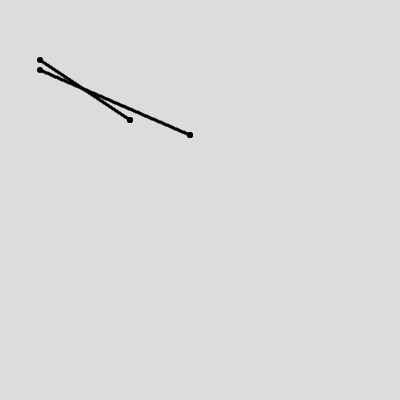
Frame 1 (no input)
Frame 60 (no input): identical to frame 1, image omitted
Frame 120 (the mouse pressed at the canvas centre since frame 60): identical to frame 1, image omitted

The p5.js sketch that drew this single still picture (run headless with seeded random() and noise() and a simulated clock; from frame 60 on, the mouse is pressed at the canvas centre):

// p5.js sketch
// ── sketch.js
function setup() {
  createCanvas(400, 400);
}

function draw() {
  background(220);
  check(40,70,190,135);
  check(40,60,130,120);
}

function check(x1, y1, x2, y2){
  dx = x2-x1;
  dy = y2-y1;
  if(dx>dy){
    mless(x1, y1, x2, y2);
  }else{
    mgreat(x1, y1, x2, y2);
  }
}

function mless(x1, y1, x2, y2){
  x = x1;
  y = y1;
  strokeWeight(6);
  point(x, y);
  point(x2,y2);
  dx = x2-x1;
  dy = y2-y1;
  pk = 2*dy-dx;
  for(i = 0; i< dx; i++){
    if(pk<0){
      x = x + 1;
      y = y;
      pk = pk + 2*dy;
      if(x == x2){
        strokeWeight(6);
        point(x,y);
      }
      else{
        strokeWeight(3);
        point(x,y);
      }
    }
    else{
      x = x + 1;
      y = y + 1;
      pk = pk + 2*dy -2*dx;
      if(x == x2){
        strokeWeight(6);
        point(x,y);
      }
      else{
        strokeWeight(3);
        point(x,y);
      }
    }
  }
}


function mgreat(x1, y1, x2, y2){
  x = x1;
  y = y1;
  strokeWeight(6);
  point(x, y);
  point(x2,y2);
  dx = x2-x1;
  dy = y2-y1;
  pk = 2*dx-dy;
  for(i = 1; i<= dy; i++){
    if(pk<0){
      x = x ;
      y = y + 1;
      pk = pk + 2*dx;
      if(x == x2){
        strokeWeight(6);
        point(x,y);
      }
      else{
        strokeWeight(3);
        point(x,y);
      }
    }
    else{
      x = x + 1;
      y = y + 1;
      pk = pk + 2*dx -2*dy;
      if(x == x2){
        strokeWeight(6);
        point(x,y);
      }
      else{
        strokeWeight(3);
        point(x,y);
      }
    }
  }
}
